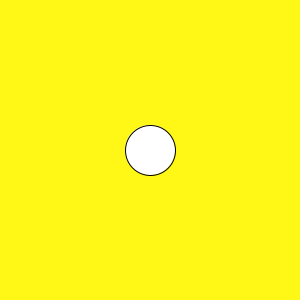
Frame 1 (no input)
Frame 60 (the mouse pressed at the canvas centre just before this capture): identical to frame 1, image omitted
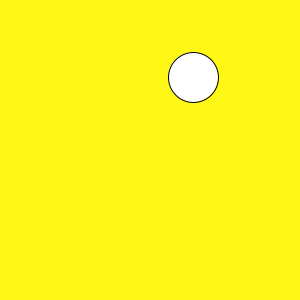
Frame 120 (the mouse held since frame 60 and released just before this capture)

The Processing sketch that drew these frames (run headless with seeded random() and noise(); from frame 60 on, the mouse is pressed at the canvas centre):

// Processing sketch: Slippery_Dot
// ── Slippery_Dot.pde
// 1. Create three integer variables to represent the x, y, and the size of the ellipse
int x = 150;
int y = 150;
int size = 50;
    
    
    void setup() {
     // 2. Set the size of your sketch
    size(300, 300);
    }
    
    void draw() {
      // 3. Set the background color of your sketch
      background(#FFF817);
      // 4. Draw an ellipse. Make sure it fits in the window.
      // Use the variables created at the top of the sketch, 
      // for the location and size of your ellipse
      ellipse(x, y, size, size);
    }
    
    void mousePressed() {
      //5. Create an integer variable called distance
      int distance;
      //6. Set the value of the distance variable to the value returned by the getDistance method
      //   Pass the mouse's x and y (mouseX and mouseY) and the x and y of your ellipse to the method.
      distance = getDistance(mouseX, mouseY, x, y);
          
      //7.  Use an if statement to check if the distance variable is < the radius of the ellipse
      //    If it is, set a new x and y for the ellipse, using a random location on the window
      //    Hint: Use the Processing random() function       
      if(distance<size/2) {
      x = (int)random(0, 300);
      y = (int)random(0, 300);
      }
    }
    
    int getDistance(int x1, int y1, int x2, int y2) {
      return (int)Math.sqrt(Math.pow((x1-x2),2) + Math.pow((y1-y2),2));
    }
